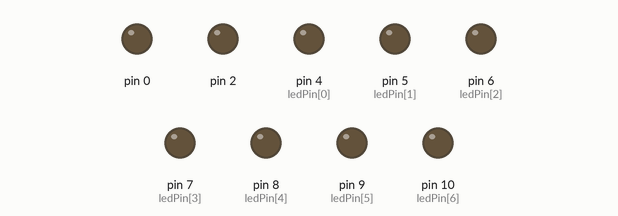
Recording of a sketch running on a simulated Arduino Uno, built with avr-gcc and run on an emulated ATmega328P. Parts: output pins drawn as LEDs (lit = HIGH).

Above: at 0.1 s.
At 4.1 s:
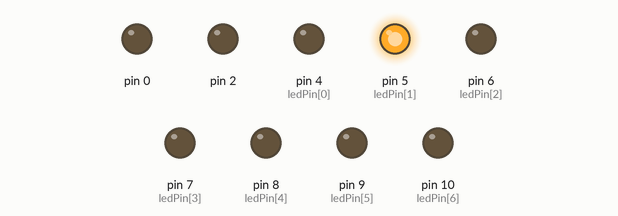
At 9.1 s:
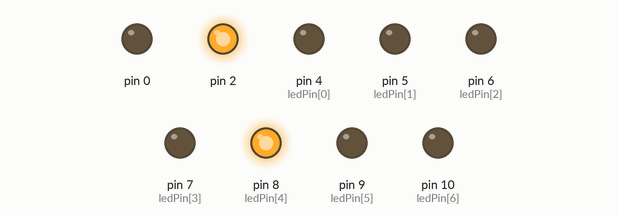
At 19.1 s:
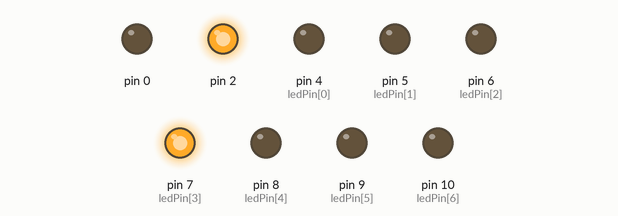
At 29.1 s:
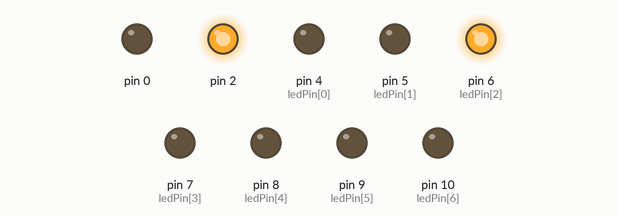
At 39.1 s:
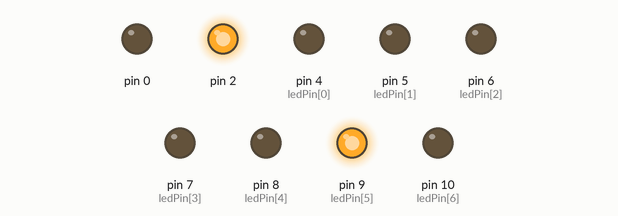
Timing chart, 0 to 40.0 s (numbered marks = the images above):
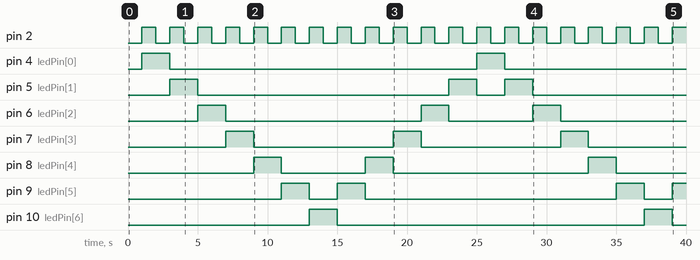

Measured:
- by itself, pin 2: alternates HIGH for 1.0 s and LOW for 1.0 s
- by itself, pin 4 (ledPin[0]), pin 10 (ledPin[6]): alternates HIGH for 2.0 s and LOW for 22.0 s
- by itself, pin 5 (ledPin[1]): goes HIGH 2.0 s, LOW 18.0 s, HIGH 2.0 s, LOW 2.0 s, HIGH 2.0 s, then LOW
- by itself, pin 6 (ledPin[2]): goes HIGH 2.0 s, LOW 14.0 s, HIGH 2.0 s, LOW 6.0 s, HIGH 2.0 s, then LOW
- by itself, pin 7 (ledPin[3]): alternates HIGH for 2.0 s and LOW for 10.0 s
- by itself, pin 8 (ledPin[4]): goes HIGH 2.0 s, LOW 6.0 s, HIGH 2.0 s, LOW 14.0 s, HIGH 2.0 s, then LOW
- by itself, pin 9 (ledPin[5]): goes HIGH 2.0 s, LOW 2.0 s, HIGH 2.0 s, LOW 18.0 s, HIGH 2.0 s, LOW 2.0 s, then HIGH

The sketch:

LED_chase_effect.ino
```cpp
byte ledPin[] = {4, 5, 6, 7, 8, 9, 10};
int ledDelay(1000);
int directiont = 1;
int currentLED = 0;
unsigned long changeTime;

void setup()
{
  pinMode(2, OUTPUT);
  for (int x=0; x<10; x++)
  {
    pinMode(ledPin[x], OUTPUT); }
    changeTime = millis();
}
void loop()
{ if ((millis() - changeTime) > ledDelay)
  {

    changeLED();
    buzzer();
    changeTime = millis();

  }
}
void changeLED()
{
  for (int x=0; x<10; x++)
  {
    digitalWrite(ledPin[x], LOW);
    digitalWrite(2, LOW);
  }

  digitalWrite(ledPin[currentLED], HIGH);
  currentLED += directiont;
  if (currentLED == 6) {directiont = -1;}
  if (currentLED == 0) {directiont = 1;}
}
void buzzer()
{
   digitalWrite(2, HIGH);
   delay(ledDelay);
   digitalWrite(2, LOW);
}
```
